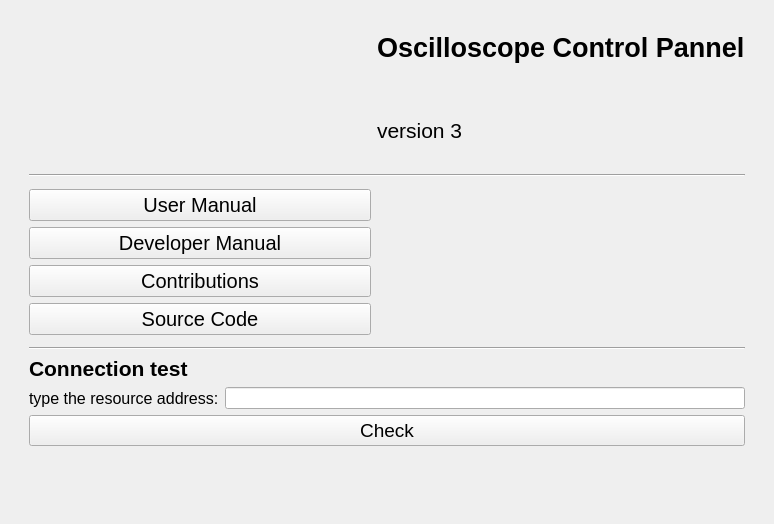
<?xml version="1.0" encoding="UTF-8"?>
<ui version="4.0">
 <class>MainWindow</class>
 <widget class="QMainWindow" name="MainWindow">
  <property name="geometry">
   <rect>
    <x>0</x>
    <y>0</y>
    <width>774</width>
    <height>524</height>
   </rect>
  </property>
  <property name="windowTitle">
   <string>Precheck</string>
  </property>
  <widget class="QWidget" name="centralwidget">
   <layout class="QGridLayout" name="gridLayout">
    <item row="1" column="1" colspan="2">
     <widget class="Line" name="line">
      <property name="orientation">
       <enum>Qt::Horizontal</enum>
      </property>
     </widget>
    </item>
    <item row="0" column="2">
     <layout class="QVBoxLayout" name="verticalLayout_4">
      <item>
       <widget class="QLabel" name="label">
        <property name="font">
         <font>
          <pointsize>20</pointsize>
          <weight>75</weight>
          <bold>true</bold>
         </font>
        </property>
        <property name="text">
         <string>Oscilloscope Control Pannel</string>
        </property>
        <property name="textFormat">
         <enum>Qt::AutoText</enum>
        </property>
        <property name="scaledContents">
         <bool>true</bool>
        </property>
        <property name="indent">
         <number>-1</number>
        </property>
        <property name="textInteractionFlags">
         <set>Qt::LinksAccessibleByMouse</set>
        </property>
       </widget>
      </item>
      <item>
       <widget class="QLabel" name="label_2">
        <property name="font">
         <font>
          <pointsize>16</pointsize>
         </font>
        </property>
        <property name="text">
         <string>version 3</string>
        </property>
       </widget>
      </item>
     </layout>
    </item>
    <item row="0" column="3">
     <spacer name="verticalSpacer_2">
      <property name="orientation">
       <enum>Qt::Vertical</enum>
      </property>
      <property name="sizeHint" stdset="0">
       <size>
        <width>20</width>
        <height>40</height>
       </size>
      </property>
     </spacer>
    </item>
    <item row="3" column="1" colspan="2">
     <widget class="Line" name="line_2">
      <property name="orientation">
       <enum>Qt::Horizontal</enum>
      </property>
     </widget>
    </item>
    <item row="2" column="1">
     <layout class="QVBoxLayout" name="verticalLayout">
      <item>
       <layout class="QVBoxLayout" name="verticalLayout_5">
        <item>
         <widget class="QPushButton" name="user_manual">
          <property name="font">
           <font>
            <pointsize>15</pointsize>
           </font>
          </property>
          <property name="text">
           <string>User Manual</string>
          </property>
         </widget>
        </item>
        <item>
         <widget class="QPushButton" name="dev_manual">
          <property name="font">
           <font>
            <pointsize>15</pointsize>
           </font>
          </property>
          <property name="text">
           <string>Developer Manual</string>
          </property>
         </widget>
        </item>
        <item>
         <widget class="QPushButton" name="contri">
          <property name="font">
           <font>
            <pointsize>15</pointsize>
           </font>
          </property>
          <property name="text">
           <string>Contributions</string>
          </property>
         </widget>
        </item>
        <item>
         <widget class="QPushButton" name="source">
          <property name="font">
           <font>
            <pointsize>15</pointsize>
           </font>
          </property>
          <property name="text">
           <string>Source Code</string>
          </property>
         </widget>
        </item>
       </layout>
      </item>
     </layout>
    </item>
    <item row="4" column="1" colspan="2">
     <layout class="QVBoxLayout" name="verticalLayout_3">
      <item>
       <widget class="QLabel" name="label_3">
        <property name="font">
         <font>
          <pointsize>16</pointsize>
          <weight>75</weight>
          <bold>true</bold>
         </font>
        </property>
        <property name="text">
         <string>Connection test</string>
        </property>
       </widget>
      </item>
      <item>
       <layout class="QVBoxLayout" name="verticalLayout_2">
        <item>
         <layout class="QHBoxLayout" name="horizontalLayout">
          <item>
           <widget class="QLabel" name="label_4">
            <property name="font">
             <font>
              <pointsize>12</pointsize>
             </font>
            </property>
            <property name="text">
             <string>type the resource address:</string>
            </property>
           </widget>
          </item>
          <item>
           <widget class="QLineEdit" name="address"/>
          </item>
         </layout>
        </item>
        <item>
         <widget class="QPushButton" name="check">
          <property name="font">
           <font>
            <pointsize>14</pointsize>
            <weight>50</weight>
            <bold>false</bold>
           </font>
          </property>
          <property name="text">
           <string>Check</string>
          </property>
         </widget>
        </item>
        <item>
         <spacer name="verticalSpacer_3">
          <property name="orientation">
           <enum>Qt::Vertical</enum>
          </property>
          <property name="sizeHint" stdset="0">
           <size>
            <width>20</width>
            <height>40</height>
           </size>
          </property>
         </spacer>
        </item>
       </layout>
      </item>
     </layout>
    </item>
    <item row="2" column="0">
     <spacer name="verticalSpacer">
      <property name="orientation">
       <enum>Qt::Vertical</enum>
      </property>
      <property name="sizeHint" stdset="0">
       <size>
        <width>20</width>
        <height>40</height>
       </size>
      </property>
     </spacer>
    </item>
    <item row="0" column="1">
     <widget class="QLabel" name="logo">
      <property name="text">
       <string/>
      </property>
      <property name="pixmap">
       <pixmap>../../../Downloads/ST_logo_2020_blue_V_no_padding.svg</pixmap>
      </property>
      <property name="scaledContents">
       <bool>true</bool>
      </property>
     </widget>
    </item>
   </layout>
  </widget>
 </widget>
 <resources/>
 <connections/>
</ui>
